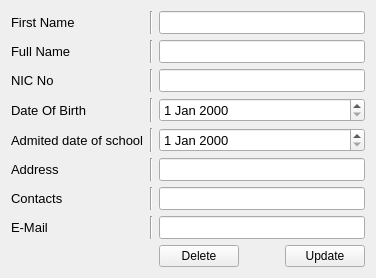
         <widget class="QWidget" name="tab_7">
          <attribute name="title">
           <string>Update/Delete</string>
          </attribute>
          <layout class="QGridLayout" name="gridLayout_4">
           <item row="1" column="2">
            <widget class="QLineEdit" name="lineEdit_22">
             <property name="font">
              <font>
               <pointsize>10</pointsize>
              </font>
             </property>
            </widget>
           </item>
           <item row="5" column="2">
            <widget class="QLineEdit" name="lineEdit_24">
             <property name="font">
              <font>
               <pointsize>10</pointsize>
              </font>
             </property>
            </widget>
           </item>
           <item row="2" column="0">
            <widget class="QLabel" name="label_31">
             <property name="font">
              <font>
               <pointsize>10</pointsize>
              </font>
             </property>
             <property name="text">
              <string>NIC No</string>
             </property>
            </widget>
           </item>
           <item row="5" column="1">
            <widget class="Line" name="line_30">
             <property name="orientation">
              <enum>Qt::Vertical</enum>
             </property>
            </widget>
           </item>
           <item row="3" column="1">
            <widget class="Line" name="line_28">
             <property name="orientation">
              <enum>Qt::Vertical</enum>
             </property>
            </widget>
           </item>
           <item row="4" column="0">
            <widget class="QLabel" name="label_33">
             <property name="font">
              <font>
               <pointsize>10</pointsize>
              </font>
             </property>
             <property name="text">
              <string>Admited date of school</string>
             </property>
            </widget>
           </item>
           <item row="3" column="2">
            <widget class="QDateEdit" name="dateEdit_7">
             <property name="font">
              <font>
               <pointsize>10</pointsize>
              </font>
             </property>
            </widget>
           </item>
           <item row="1" column="0">
            <widget class="QLabel" name="label_30">
             <property name="font">
              <font>
               <pointsize>10</pointsize>
              </font>
             </property>
             <property name="text">
              <string>Full Name</string>
             </property>
            </widget>
           </item>
           <item row="0" column="2">
            <widget class="QLineEdit" name="lineEdit_21">
             <property name="font">
              <font>
               <pointsize>10</pointsize>
              </font>
             </property>
            </widget>
           </item>
           <item row="6" column="0">
            <widget class="QLabel" name="label_35">
             <property name="font">
              <font>
               <pointsize>10</pointsize>
              </font>
             </property>
             <property name="text">
              <string>Contacts</string>
             </property>
            </widget>
           </item>
           <item row="4" column="1">
            <widget class="Line" name="line_29">
             <property name="orientation">
              <enum>Qt::Vertical</enum>
             </property>
            </widget>
           </item>
           <item row="6" column="2">
            <widget class="QLineEdit" name="lineEdit_25">
             <property name="font">
              <font>
               <pointsize>10</pointsize>
              </font>
             </property>
            </widget>
           </item>
           <item row="4" column="2">
            <widget class="QDateEdit" name="dateEdit_8">
             <property name="font">
              <font>
               <pointsize>10</pointsize>
              </font>
             </property>
            </widget>
           </item>
           <item row="0" column="0">
            <widget class="QLabel" name="label_29">
             <property name="font">
              <font>
               <pointsize>10</pointsize>
              </font>
             </property>
             <property name="text">
              <string>First Name</string>
             </property>
            </widget>
           </item>
           <item row="1" column="1">
            <widget class="Line" name="line_26">
             <property name="orientation">
              <enum>Qt::Vertical</enum>
             </property>
            </widget>
           </item>
           <item row="2" column="1">
            <widget class="Line" name="line_27">
             <property name="orientation">
              <enum>Qt::Vertical</enum>
             </property>
            </widget>
           </item>
           <item row="7" column="2">
            <widget class="QLineEdit" name="lineEdit_26">
             <property name="font">
              <font>
               <pointsize>10</pointsize>
              </font>
             </property>
            </widget>
           </item>
           <item row="7" column="1">
            <widget class="Line" name="line_32">
             <property name="orientation">
              <enum>Qt::Vertical</enum>
             </property>
            </widget>
           </item>
           <item row="6" column="1">
            <widget class="Line" name="line_31">
             <property name="orientation">
              <enum>Qt::Vertical</enum>
             </property>
            </widget>
           </item>
           <item row="2" column="2">
            <widget class="QLineEdit" name="lineEdit_23">
             <property name="font">
              <font>
               <pointsize>10</pointsize>
              </font>
             </property>
            </widget>
           </item>
           <item row="5" column="0">
            <widget class="QLabel" name="label_34">
             <property name="font">
              <font>
               <pointsize>10</pointsize>
              </font>
             </property>
             <property name="text">
              <string>Address</string>
             </property>
            </widget>
           </item>
           <item row="7" column="0">
            <widget class="QLabel" name="label_36">
             <property name="font">
              <font>
               <pointsize>10</pointsize>
              </font>
             </property>
             <property name="text">
              <string>E-Mail</string>
             </property>
            </widget>
           </item>
           <item row="3" column="0">
            <widget class="QLabel" name="label_32">
             <property name="font">
              <font>
               <pointsize>10</pointsize>
              </font>
             </property>
             <property name="text">
              <string>Date Of Birth</string>
             </property>
            </widget>
           </item>
           <item row="0" column="1">
            <widget class="Line" name="line_25">
             <property name="orientation">
              <enum>Qt::Vertical</enum>
             </property>
            </widget>
           </item>
           <item row="8" column="2">
            <layout class="QHBoxLayout" name="horizontalLayout_6">
             <item>
              <widget class="QPushButton" name="pushButton_8">
               <property name="text">
                <string>Delete</string>
               </property>
               <property name="icon">
                <iconset resource="clear_st.qrc">
                 <normaloff>:/newPrefix/delete.png</normaloff>:/newPrefix/delete.png</iconset>
               </property>
              </widget>
             </item>
             <item>
              <spacer name="horizontalSpacer_6">
               <property name="orientation">
                <enum>Qt::Horizontal</enum>
               </property>
               <property name="sizeHint" stdset="0">
                <size>
                 <width>40</width>
                 <height>20</height>
                </size>
               </property>
              </spacer>
             </item>
             <item>
              <widget class="QPushButton" name="pushButton_7">
               <property name="text">
                <string>Update</string>
               </property>
               <property name="icon">
                <iconset resource="update_password.qrc">
                 <normaloff>:/newPrefix/update.png</normaloff>:/newPrefix/update.png</iconset>
               </property>
              </widget>
             </item>
            </layout>
           </item>
          </layout>
         </widget>
